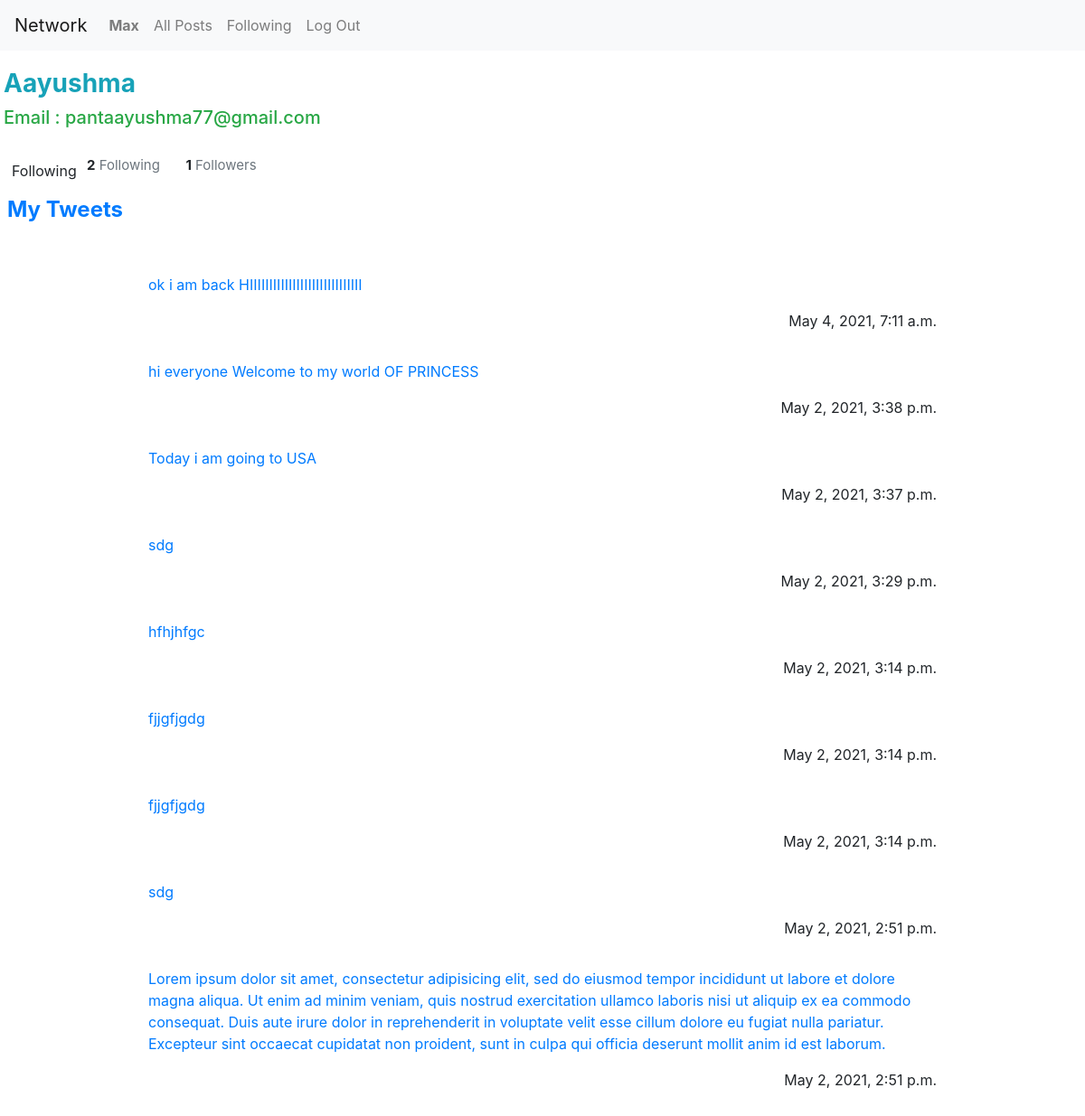
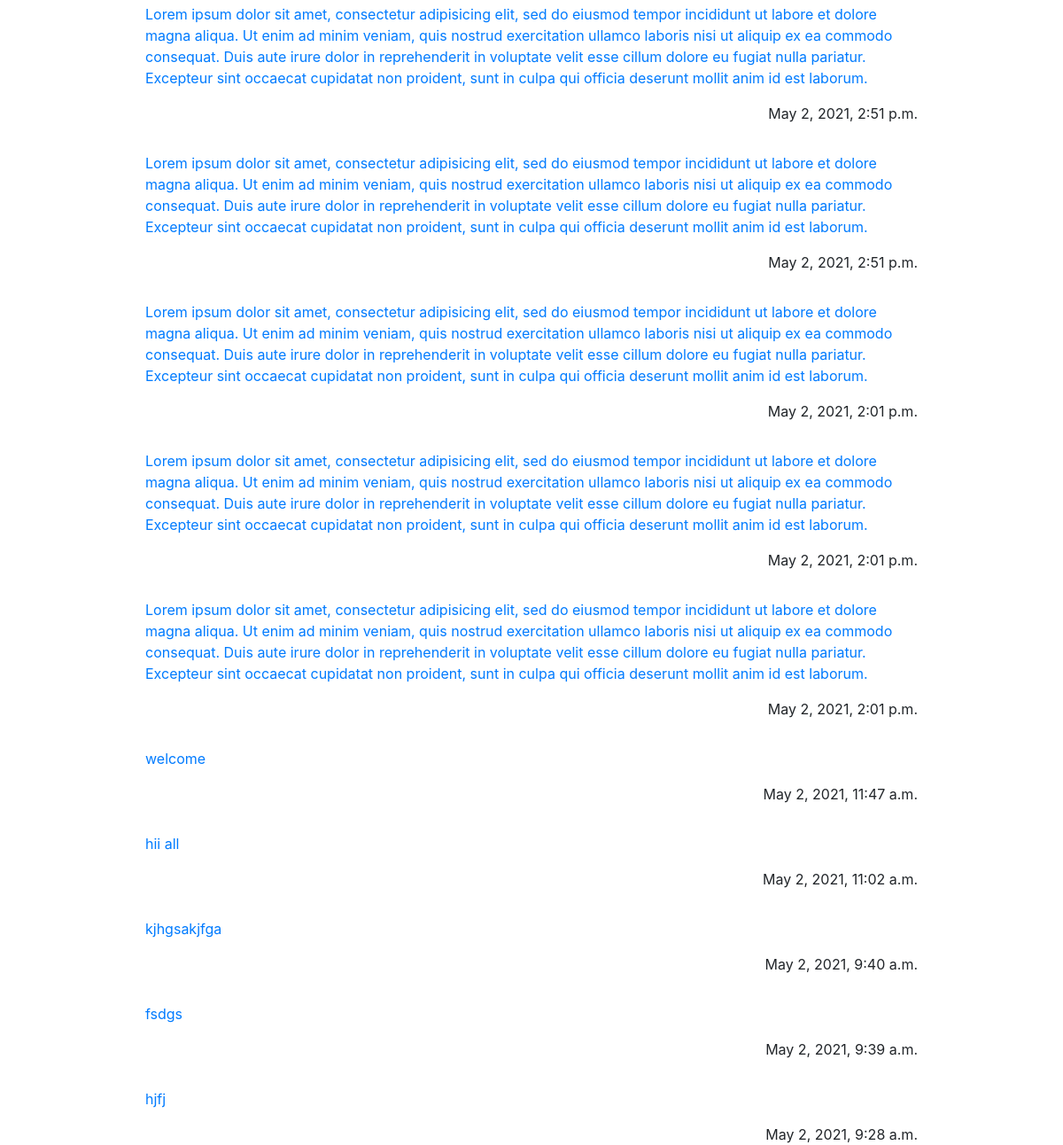
/user/aayushma (signed in), run on the app's committed database (2 pictures, top to bottom).
### network/models.py (models this page shows, shortened)
class User(AbstractUser):
    pass

class Tweet(models.Model):
    user = models.ForeignKey("User", on_delete=models.CASCADE, related_name="tweets")
    body = models.TextField(blank=True)
    timestamp = models.DateTimeField(auto_now_add=True)
    love = models.ManyToManyField(User,related_name="love")

### network/views.py (the view, shortened to what this page needs)
# urls.py: path("user/<str:username>",views.profile,name="profile"),
@login_required
def profile(request,username):
    print(username)
    user_p=User.objects.get(username=username)
    curr_user_follows_this_profile = False
    if request.user.is_authenticated:
        curr_user_follows_this_profile = request.user.following.filter(user=user_p.id).exists()
    print(curr_user_follows_this_profile)
    tweets=user_p.tweets.order_by("-timestamp").all()
    if request.user==user_p:
        followFlag="No"
    else:
        followFlag="Yes"
    return render(request,"network/profile.html",
    {"puser":user_p,
    "tweets":tweets,
    "followFlag":followFlag,
    "following_profile": curr_user_follows_this_profile})

### network/templates/network/profile.html (shortened to what this page needs)
{% extends "network/layout.html" %}
{% load static %}
{% block body %}
<div class="mx-auto w-80 p-1 m-3">
<h3 class="text-info text-capitalize"><strong>{{puser.username}}</strong></h3>
  <h5 class="text-success"> Email : {{puser.email}}</h5>
</div>
  {% if followFlag == "Yes"%}
  <div style="float: left; z-index: 20">
     <form action="{% url 'profile' puser.username %}" method="POST">
    {% if following_profile %}
    <input type="submit" value="Following" name="unfollow_btn" class="btn following-btn" id="unfollowBtn" style="width: 96px">
    {% else %}
    <input type="submit" value="Follow" name="follow_btn" class="btn follow-btn">
{%endif%}
</form>
</div>
{%endif%}
<span style="margin-right: 1.5rem; font-size: 15px"><strong>{{ puser.following.count }}</strong> <span class="text-muted">Following</span></span>
    <span style="font-size: 15px"><strong>{{ puser.followers.count }}</strong> <span class="text-muted">Followers</span></span>
<div class="mx-auto w-80 p-2 mt-3">
  <h4 class="text-primary"><strong>My Tweets</strong> </h4>
  {% for tweet in tweets%}
  <br>
  <div class="mx-auto w-75 p-2 mt-0">
    <p><span class="float-left">
        <p class="text-primary">{{tweet.body}}</p>
      </span>
      <span class="float-right">{{tweet.timestamp}}</span></p>
  </div>
  {%endfor%}
</div>
{% endblock %}

### network/templates/network/layout.html (shortened to what this page needs)
{% load static %}
<!DOCTYPE html>
<html lang="en">
    <head>
        <link rel="stylesheet" href="https://stackpath.bootstrapcdn.com/bootstrap/4.4.1/css/bootstrap.min.css">
        <link href="{% static 'network/styles.css' %}" rel="stylesheet">
    </head>
    <body>
        <nav class="navbar navbar-expand-lg navbar-light bg-light">
            <a class="navbar-brand" href="#">Network</a>
            <div>
              <ul class="navbar-nav mr-auto">
                {% if user.is_authenticated %}
                    <li class="nav-item">
                        <a class="nav-link" href="{%url 'profile' user.username%}"><strong>{{ user.username }}</strong></a>
                    </li>
                {% endif %}
                <li class="nav-item">
                  <a class="nav-link" href="{% url 'index' %}">All Posts</a>
                </li>
                {% if user.is_authenticated %}
                    <li class="nav-item">
                        <a class="nav-link" href="{%url 'following' %}">Following</a>
                    </li>
                    <li class="nav-item">
                        <a class="nav-link" href="{% url 'logout' %}">Log Out</a>
                    </li>
                {% endif %}
              </ul>
            </div>
          </nav>
        <div class="body">
            {% block body %}
            {% endblock %}
        </div>
    </body>
</html>

### data on the page
User: username "Max"
User: username "Aayushma", email "pantaayushma77@gmail.com", following.count "2", followers.count "1"
Tweet: body "ok i am back HIIIIIIIIIIIIIIIIIIIIIIIIIIIII", timestamp "May 4, 2021, 7:11 a.m."
Tweet: body "hi everyone Welcome to my world OF PRINCESS", timestamp "May 2, 2021, 3:38 p.m."
Tweet: body "Today i am going to USA", timestamp "May 2, 2021, 3:37 p.m."
Tweet: body "sdg", timestamp "May 2, 2021, 3:29 p.m."
Tweet: body "hfhjhfgc", timestamp "May 2, 2021, 3:14 p.m."
Tweet: body "fjjgfjgdg", timestamp "May 2, 2021, 3:14 p.m."
Tweet: body "fjjgfjgdg", timestamp "May 2, 2021, 3:14 p.m."
Tweet: body "sdg", timestamp "May 2, 2021, 2:51 p.m."
Tweet: body "Lorem ipsum dolor sit amet, consectetur adipisicing elit, sed do eiusmod tempor incididunt ut labore et dolore magna aliqua. Ut enim ad minim veniam, quis nostrud exercitation ullamco laboris nisi ut aliquip ex ea commodo consequat. Duis aute irure dolor in reprehenderit in voluptate velit esse cillum dolore eu fugiat nulla pariatur. Excepteur sint occaecat cupidatat non proident, sunt in culpa qui officia deserunt mollit anim id est laborum.", timestamp "May 2, 2021, 2:51 p.m."
Tweet: body "Lorem ipsum dolor sit amet, consectetur adipisicing elit, sed do eiusmod tempor incididunt ut labore et dolore magna aliqua. Ut enim ad minim veniam, quis nostrud exercitation ullamco laboris nisi ut aliquip ex ea commodo consequat. Duis aute irure dolor in reprehenderit in voluptate velit esse cillum dolore eu fugiat nulla pariatur. Excepteur sint occaecat cupidatat non proident, sunt in culpa qui officia deserunt mollit anim id est laborum.", timestamp "May 2, 2021, 2:51 p.m."
Tweet: body "Lorem ipsum dolor sit amet, consectetur adipisicing elit, sed do eiusmod tempor incididunt ut labore et dolore magna aliqua. Ut enim ad minim veniam, quis nostrud exercitation ullamco laboris nisi ut aliquip ex ea commodo consequat. Duis aute irure dolor in reprehenderit in voluptate velit esse cillum dolore eu fugiat nulla pariatur. Excepteur sint occaecat cupidatat non proident, sunt in culpa qui officia deserunt mollit anim id est laborum.", timestamp "May 2, 2021, 2:51 p.m."
Tweet: body "Lorem ipsum dolor sit amet, consectetur adipisicing elit, sed do eiusmod tempor incididunt ut labore et dolore magna aliqua. Ut enim ad minim veniam, quis nostrud exercitation ullamco laboris nisi ut aliquip ex ea commodo consequat. Duis aute irure dolor in reprehenderit in voluptate velit esse cillum dolore eu fugiat nulla pariatur. Excepteur sint occaecat cupidatat non proident, sunt in culpa qui officia deserunt mollit anim id est laborum.", timestamp "May 2, 2021, 2:01 p.m."
Tweet: body "Lorem ipsum dolor sit amet, consectetur adipisicing elit, sed do eiusmod tempor incididunt ut labore et dolore magna aliqua. Ut enim ad minim veniam, quis nostrud exercitation ullamco laboris nisi ut aliquip ex ea commodo consequat. Duis aute irure dolor in reprehenderit in voluptate velit esse cillum dolore eu fugiat nulla pariatur. Excepteur sint occaecat cupidatat non proident, sunt in culpa qui officia deserunt mollit anim id est laborum.", timestamp "May 2, 2021, 2:01 p.m."
Tweet: body "Lorem ipsum dolor sit amet, consectetur adipisicing elit, sed do eiusmod tempor incididunt ut labore et dolore magna aliqua. Ut enim ad minim veniam, quis nostrud exercitation ullamco laboris nisi ut aliquip ex ea commodo consequat. Duis aute irure dolor in reprehenderit in voluptate velit esse cillum dolore eu fugiat nulla pariatur. Excepteur sint occaecat cupidatat non proident, sunt in culpa qui officia deserunt mollit anim id est laborum.", timestamp "May 2, 2021, 2:01 p.m."
Tweet: body "welcome", timestamp "May 2, 2021, 11:47 a.m."
Tweet: body "hii all", timestamp "May 2, 2021, 11:02 a.m."
Tweet: body "kjhgsakjfga", timestamp "May 2, 2021, 9:40 a.m."
Tweet: body "fsdgs", timestamp "May 2, 2021, 9:39 a.m."
Tweet: body "hjfj", timestamp "May 2, 2021, 9:28 a.m."
